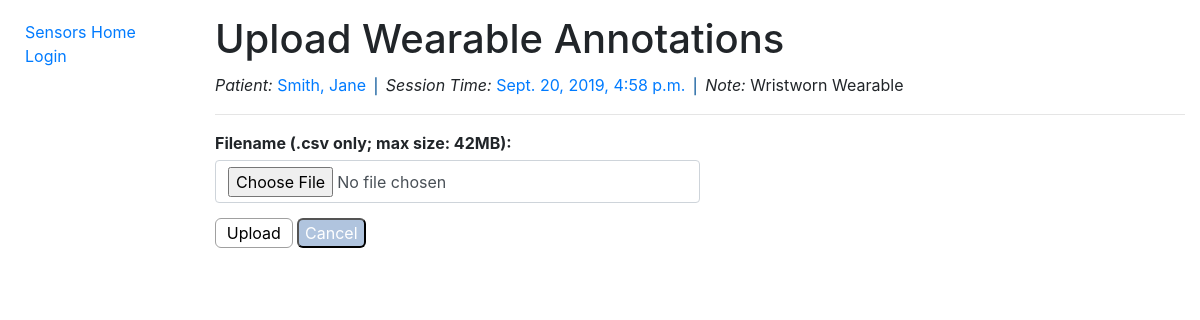
The page /sensors/wearabledata/3cbd2a7b213f4d9c87392bcf80423390/import/annotation/ on the database its author committed.
### sensors/models.py (models this page shows, shortened)
class WearableData(models.Model):
    id = models.UUIDField(primary_key=True, default=uuid.uuid4, help_text='Unique ID for this wearable data')
    patient = models.ForeignKey('PatientData', on_delete=models.CASCADE, null=True, related_name='wearables')
    filename = models.FileField(upload_to='wearable/', help_text='Wearable data file')
    time = models.DateTimeField(help_text='Session date & time')
    note = models.CharField(max_length=500, help_text='Note regarding wearable data')
    class Meta:
        ordering = ['patient', '-time']
        permissions = (("can_alter_wearabledata", "Can create or edit wearable data entries."),)
    def get_absolute_url(self):
        return reverse('wearabledata-detail', args=[str(self.id)])

class PatientData(models.Model):
    id = models.AutoField(primary_key=True)
    first_name = models.CharField(max_length=50, help_text='Patient first name')
    last_name = models.CharField(max_length=50, help_text='Patient last name')
    date_of_birth = models.DateField(help_text='Patient date of birth')
    notes = models.CharField(max_length=500, help_text='Notes regarding patient')
    class Meta:
        ordering = ['last_name']
        permissions = (("can_alter_patientdata", "Can create or edit patient data entries."),)
    def get_absolute_url(self):
        return reverse('patientdata-detail', args=[str(self.id)])
    def __str__(self):
        return f'{self.last_name}, {self.first_name}'

### sensors/views.py (the view, shortened to what this page needs)
# urls.py: re_path(r'^wearabledata/(?P<uuid>[\w-]+)/import/annotation/$', views.upload_wearable_annotations,
def upload_wearable_annotations(request, uuid):
    form = UploadFileForm(request.POST)
    wearabledata = get_object_or_404(WearableData, pk=uuid)
    context = {
        'form': form,
        'wearable': wearabledata
    }
    if request.method == 'GET':
        return render(request, "sensors/upload_csv.html", context)

### sensors/forms.py
class UploadFileForm(forms.Form):
    filename = forms.FileField(help_text='Filename (.csv only; max size: 42MB)')

### sensors/context_processors.py (called while the page is built)
def extra_context(request):
    return {'media_url': settings.MEDIA_URL}

### sensors/templates/sensors/upload_csv.html (shortened to what this page needs)
{% extends 'base.html' %}
{% block content %}
  <div class="titleText">
    <h1>Upload Wearable Annotations</h1>
  </div>
  <div>
    <em>Patient: </em>
    <a href="{{ wearable.patient.get_absolute_url }}" data-toggle="tooltip" data-placement="bottom"
               data-trigger="hover" title="Link to patient data page">{{ wearable.patient }}</a>
    <span class="vert-divider">|</span>
    <em>Session Time: </em>
    <a href="{{ wearable.get_absolute_url }}" data-toggle="tooltip" data-placement="bottom"
       data-trigger="hover" title="Link to wearable data page">{{ wearable.time }}</a>
    <span class="vert-divider">|</span>
    <em>Note:</em> {{ wearable.note }}
  </div>
  <hr>
  <form method="POST" enctype="multipart/form-data" class="form-horizontal">
  <div style="margin-bottom: 5px;"><strong>{{ form.filename.help_text }}: </strong></div>
  <div class="form-control" style="width: 50%; height: 43px;">{{ form.filename }}</div>
  <div>
    <div class="buttons" style="margin-top: 15px">
      <input type="submit" value="Upload" class="controlButtonL" />
      <input type="button" value="Cancel" class="cancelButton" onclick="window.history.back()" />
    </div>
  </div>
  </form>
{% endblock %}

### sensors/static/css/styles.css (style rules this page uses)
.titleText { position: relative; }
.controlButtonXL, .controlButtonL2, .controlButtonL, .controlButtonM, .controlButtonS, .controlButtonXS, .dropDown, .dropDownS, .downloadFormatDropDown, .rewindTextValue, .otherText, .currentFrameText, .currentTimeText { display: table-cell; vertical-align: top; border: 1px solid #a0a0a0; }
.controlButtonXL, .controlButtonL2, .controlButtonL, .controlButtonM, .controlButtonS { background-color: white; height: 30px; border-radius: 6px; }
.cancelButton { background-color: lightsteelblue; color: white; height: 30px; border-radius: 6px; }
.controlButtonL { width: 8%; min-width: 70px; }
.timestamp, .vert-divider, .annotationTimestamp { font-family: 'Roboto Mono', sans-serif; }
.vert-divider { font-size: 18px; color: #3071a9; }

### rows shown on the page
WearableData: patient "Smith, Jane", time "Sept. 20, 2019, 4:58 p.m.", note "Wristworn Wearable"
